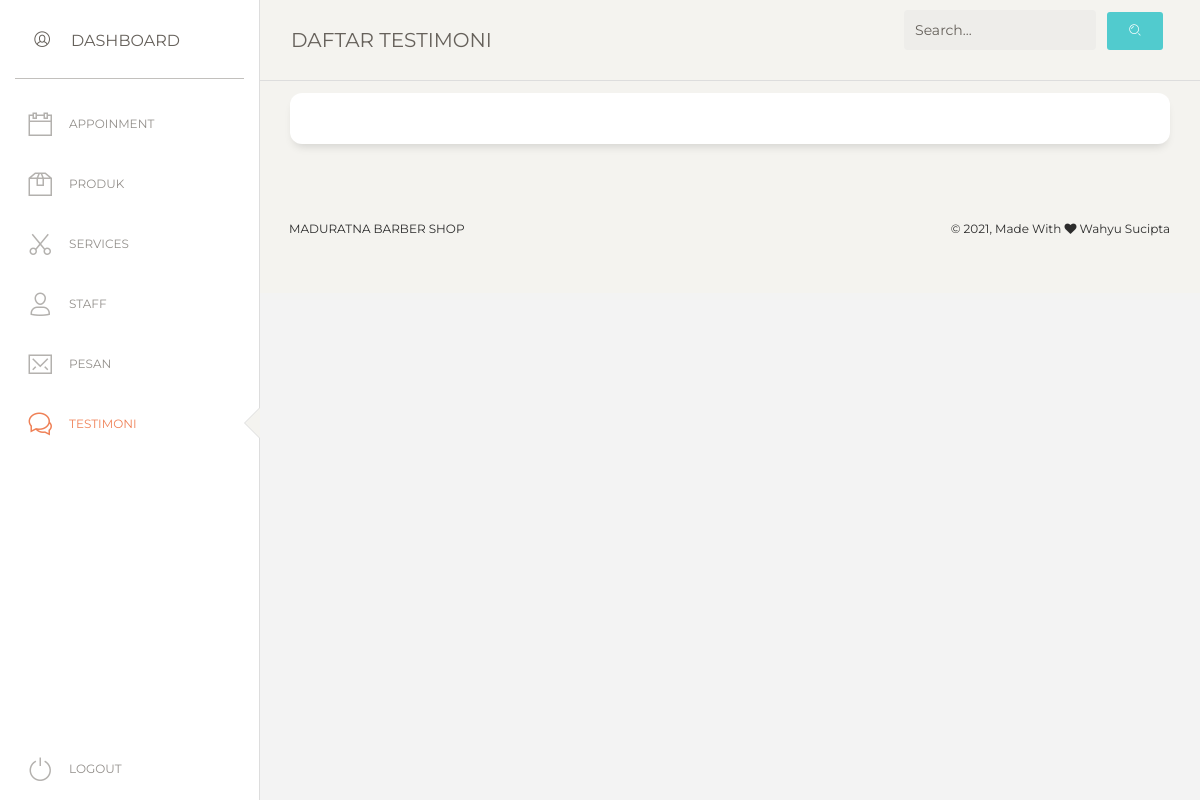
Page /admin/testimoni/view.php (signed in) on the earlier database version.
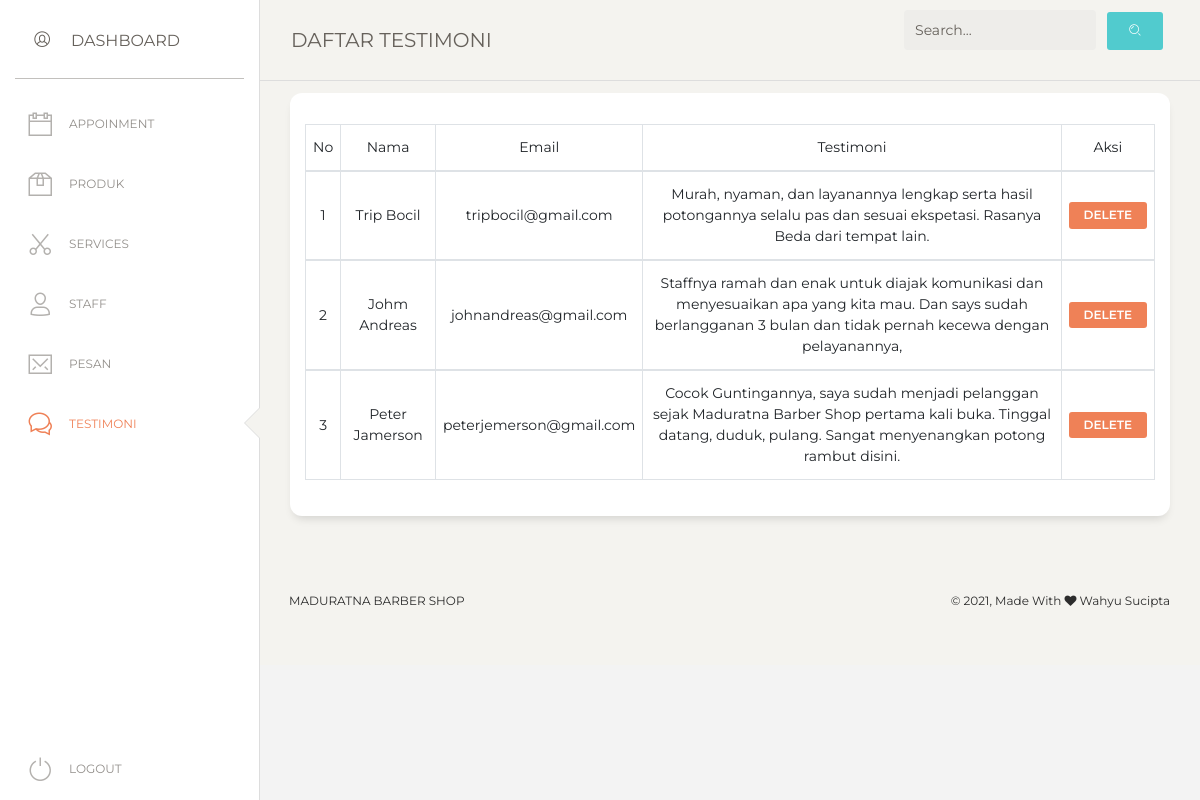
Same page on the later database version.
### tables this page shows
CREATE TABLE `tb_pesan` (
  `id_pesan` int(11) NOT NULL,
  `nama` varchar(50) NOT NULL,
  `email` varchar(50) NOT NULL,
  `pesan` text NOT NULL,
  `status` int(11) NOT NULL
);

### admin/testimoni/view.php (the view, shortened to what the changed rows need)
<?php
    require_once "../../config/conn.php";
    if(isset($_POST['search'])){
        $a = $_POST['keyword'];
        $query = mysqli_query($conn, "SELECT * FROM tb_pesan WHERE status=1 AND nama LIKE '%$a%'");
    }
    else{
        $query = mysqli_query($conn, "SELECT * FROM tb_pesan WHERE status=1 ");
    }
    $total = mysqli_num_rows($query);
?>
<!DOCTYPE html>
<html lang="en">
<head>
  <link href="https://maxcdn.bootstrapcdn.com/font-awesome/latest/css/font-awesome.min.css" rel="stylesheet">
  <link href="../assets/css/bootstrap.min.css" rel="stylesheet" />
  <link href="../assets/css/paper-dashboard.css?v=2.0.1" rel="stylesheet" />
  <link href="../assets/demo/demo.css" rel="stylesheet" />
  <link rel="stylesheet" href="../css/nav.css">
</head>
<body class="">
  <div class="wrapper ">
    <div class="main-panel">
      <div class="content">
        <div class="row">
          <div class="col-md-12">
            <div class="card">
              <div class="card-body">
                <div class="table-responsive">
                  <table class="table">
                  <?php if($total <= 0){ ?>
                    <?php } else {?>
                    <table class="table table-hover table-bordered">
                        <thead align="center">
                            <td>No</td>
                            <td>Nama</td>
                            <td>Email</td>
                            <td>Testimoni</td>
                            <td>Aksi</td>
                        <?php
                            $i = 1;
                            foreach ($query as $sql) :
                        ?>
                        <tbody align="center">
                            <td><?= $i++; ?></td>
                            <td><?= $sql['nama'] ?></td>
                            <td><?= $sql['email'] ?></td>
                            <td><?= $sql['pesan'] ?></td>
                            <td><a onclick="return confirm('Yakin Ingin Menghapus Data Ini ?')" href="process/delete.php?id=<?=$sql['id_pesan']?>" class="btn btn-danger btn-sm">DELETE</a>
                            </td>
                        </tbody>
                        <?php endforeach; ?>
                        <?php }?>
                  </table>
                </div>
              </div>
            </div>
          </div>
        </div>
      </div>
    </div>
  </div>
</body>
</html>

Differences in the rows shown:
now on this page (row edited): tb_pesan: nama "Trip Bocil", email "tripbocil@gmail.com", pesan "Murah, nyaman, dan layanannya lengkap serta hasil potongannya selalu pas dan sesuai ekspetasi. Rasanya Beda dari tempat lain."
now on this page (row edited): tb_pesan: nama "Johm Andreas", email "johnandreas@gmail.com", pesan "Staffnya ramah dan enak untuk diajak komunikasi dan menyesuaikan apa yang kita mau. Dan says sudah berlangganan 3 bulan dan tidak pernah kecewa dengan pelayanannya,"
now on this page (row edited): tb_pesan: nama "Peter Jamerson", email "peterjemerson@gmail.com", pesan "Cocok Guntingannya, saya sudah menjadi pelanggan sejak Maduratna Barber Shop pertama kali buka. Tinggal datang, duduk, pulang. Sangat menyenangkan potong rambut disini."
Other differences:
text now shown: "No Nama Email Testimoni Aksi"
